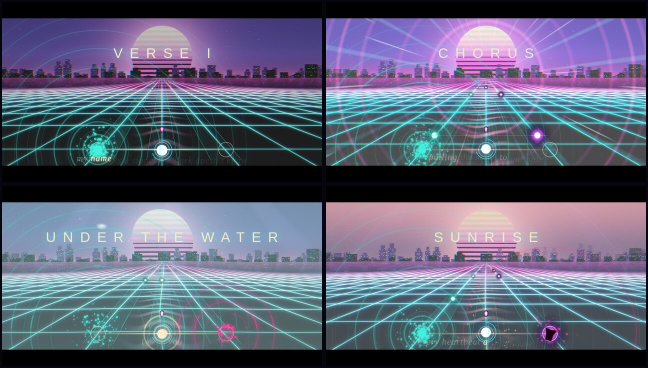
#> input picture showcase/neon-tide/frames.jpg, 1296 x 736 px (shown at 1/2 size); its folder holds only this picture in this run
$ python prep.py ../../../showcase/neon-tide
#> lines starting #> are read from the running program, lines starting #| are printed output that depends on the picture
import os,json,sys
from PIL import Image,ImageStat
import numpy as np
src=sys.argv[1];fs=sorted(os.listdir(src));man=[]
for i,f in enumerate(fs):
    im=Image.open(os.path.join(src,f)).convert('RGB')
#> im is the input picture: PIL image 1296x736 RGB; mean R, G, B 92.9, 97.1, 117.8
    w,h=im.size;s=2560/max(w,h) if w>=h else 2560/h
#> after `w, h = im.size`: w = 1296; h = 736
#> after `s = 2560 / max(w, h) if w >= h else 2560 / h`: s = 1.98
    im2=im.resize((round(w*s),round(h*s)),Image.LANCZOS)
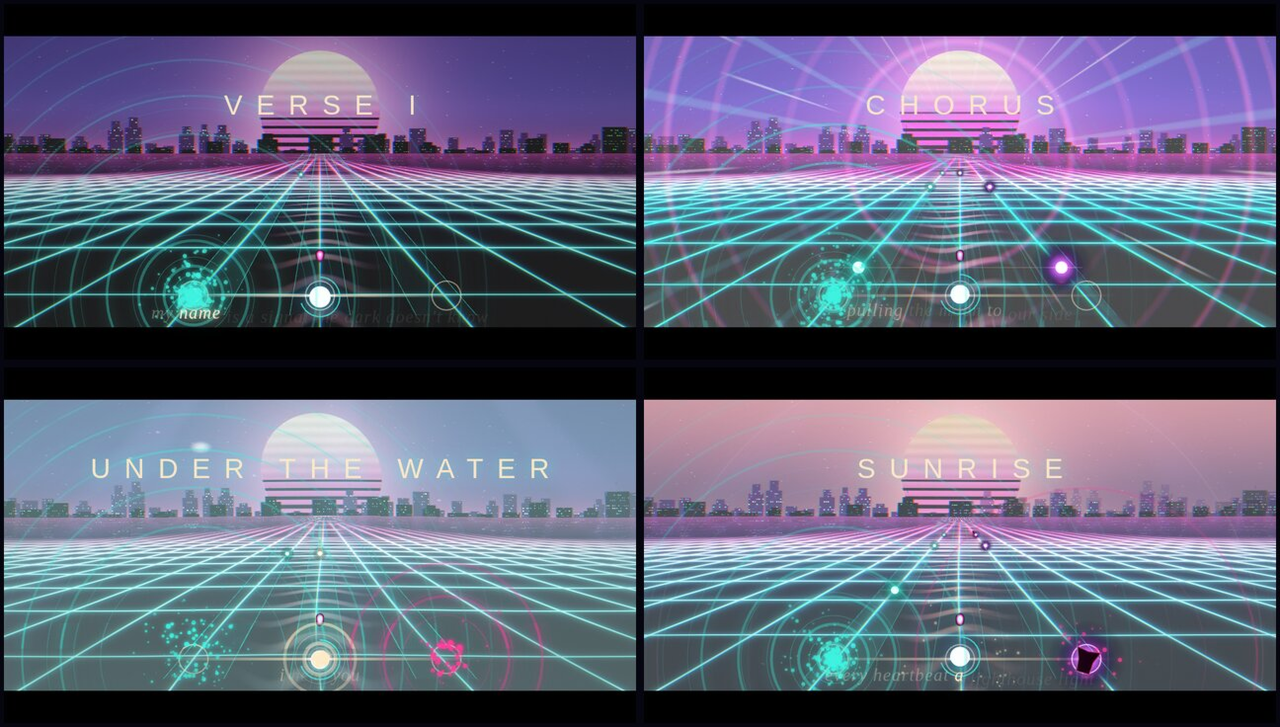
#> im2: PIL image 2560x1454 RGB (shown at 1/2 size); mean R, G, B 92.9, 97.1, 117.8
    name='%03d.jpg'%i;im2.save('site/img/'+name,quality=90,optimize=True)
    a=np.asarray(im.resize((96,54))).astype(float)/255
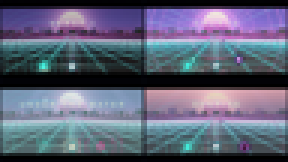
#> a: shape (54, 96, 3) float64 (shown 3 times larger); mean R, G, B 0.366, 0.382, 0.464
    r,g,b=a[...,0],a[...,1],a[...,2];mx=a.max(-1);mn=a.min(-1)
#> after `mx = a.max(-1)`:
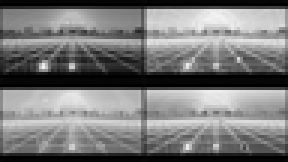
#> mx: shape (54, 96) float64 (shown 3 times larger); min 0, max 0.949, mean 0.471
#> after `mn = a.min(-1)`:
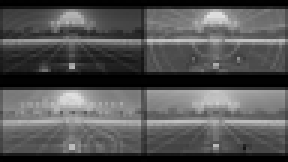
#> mn: shape (54, 96) float64 (shown 3 times larger); min 0, max 0.882, mean 0.328
    sat=float(np.mean((mx-mn)/(mx+1e-6)));lum=float(np.mean(0.2126*r+0.7152*g+0.0722*b))
#> after `sat = float(np.mean((mx - mn) / (mx + 1e-06)))`: sat = 0.313
#> after `lum = float(np.mean(0.2126 * r + 0.7152 * g + 0.0722 * b))`: lum = 0.385
    red=float(np.mean((r>0.45)&(r>g*1.6)&(r>b*1.6)));blue=float(np.mean((b>r*1.2)&(b>0.3)))
#> after `red = float(np.mean((r > 0.45) & (r > g * 1.6) & (r > b * 1.6)))`: red = 0
#> after `blue = float(np.mean((b > r * 1.2) & (b > 0.3)))`: blue = 0.46
    # rough subject focus: saliency proxy = column/row of max local contrast
    gr=np.asarray(im.convert('L').resize((64,36))).astype(float)
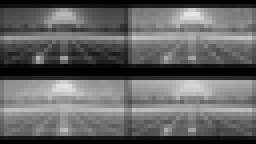
#> gr: shape (36, 64) float64 (shown 4 times larger); min 0, max 231, mean 98.5
    gx=np.abs(np.diff(gr,axis=1))[:-1,:];gy=np.abs(np.diff(gr,axis=0))[:,:-1];e=gx+gy
#> after `gx = np.abs(np.diff(gr, axis=1))[:-1, :]`:
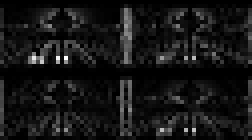
#> gx: shape (35, 63) float64 (shown 4 times larger); min 0, max 90, mean 7.7; drawn with min black and max white
#> after `e = gx + gy`:
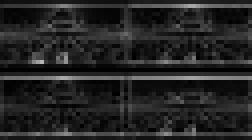
#> e: shape (35, 63) float64 (shown 4 times larger); min 0, max 182, mean 35.9
    ys,xs=np.mgrid[0:e.shape[0],0:e.shape[1]];wsum=e.sum()+1e-6
#> after `wsum = e.sum() + 1e-06`: wsum = 79095
    fx=float((e*xs).sum()/wsum/e.shape[1]);fy=float((e*ys).sum()/wsum/e.shape[0])
#> after `fx = float((e * xs).sum() / wsum / e.shape[1])`: fx = 0.501
#> after `fy = float((e * ys).sum() / wsum / e.shape[0])`: fy = 0.479
    grp='film' if f.startswith('a_beautiful') else 'vogue'
    man.append(dict(file='img/'+name,src=f,w=im2.width,h=im2.height,sat=round(sat,3),lum=round(lum,3),red=round(red,3),blue=round(blue,3),bw=sat<0.08,focus=[round(fx,2),round(fy,2)],group=grp))
json.dump(man,open('manifest_raw.json','w'),indent=0)
print(len(man),'film',sum(m['group']=='film' for m in man),'bw',sum(m['bw'] for m in man))
#| 1 film 0 bw 0
